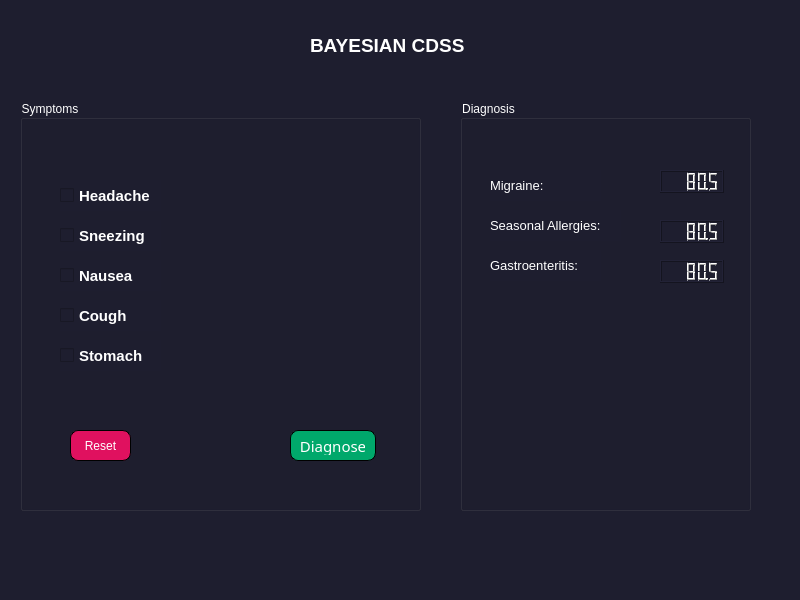
<?xml version="1.0" encoding="UTF-8"?>
<ui version="4.0">
 <class>MainWindow</class>
 <widget class="QMainWindow" name="MainWindow">
  <property name="geometry">
   <rect>
    <x>0</x>
    <y>0</y>
    <width>800</width>
    <height>600</height>
   </rect>
  </property>
  <property name="minimumSize">
   <size>
    <width>800</width>
    <height>600</height>
   </size>
  </property>
  <property name="maximumSize">
   <size>
    <width>800</width>
    <height>600</height>
   </size>
  </property>
  <property name="windowTitle">
   <string>Bayesian CDSS</string>
  </property>
  <property name="styleSheet">
   <string notr="true">color: rgb(255, 255, 255);
background-color: #1e1e2f;
</string>
  </property>
  <widget class="QWidget" name="centralwidget">
   <widget class="QGroupBox" name="groupBox">
    <property name="geometry">
     <rect>
      <x>20</x>
      <y>100</y>
      <width>401</width>
      <height>411</height>
     </rect>
    </property>
    <property name="title">
     <string>Symptoms</string>
    </property>
    <widget class="QCheckBox" name="Symptom1">
     <property name="geometry">
      <rect>
       <x>40</x>
       <y>80</y>
       <width>101</width>
       <height>31</height>
      </rect>
     </property>
     <property name="font">
      <font>
       <pointsize>11</pointsize>
       <weight>75</weight>
       <bold>true</bold>
      </font>
     </property>
     <property name="text">
      <string>Headache</string>
     </property>
    </widget>
    <widget class="QCheckBox" name="Symptom2">
     <property name="geometry">
      <rect>
       <x>40</x>
       <y>120</y>
       <width>101</width>
       <height>31</height>
      </rect>
     </property>
     <property name="font">
      <font>
       <pointsize>11</pointsize>
       <weight>75</weight>
       <bold>true</bold>
      </font>
     </property>
     <property name="text">
      <string>Sneezing</string>
     </property>
    </widget>
    <widget class="QCheckBox" name="Symptom3">
     <property name="geometry">
      <rect>
       <x>40</x>
       <y>160</y>
       <width>101</width>
       <height>31</height>
      </rect>
     </property>
     <property name="font">
      <font>
       <pointsize>11</pointsize>
       <weight>75</weight>
       <bold>true</bold>
      </font>
     </property>
     <property name="text">
      <string>Nausea</string>
     </property>
    </widget>
    <widget class="QCheckBox" name="Symptom4">
     <property name="geometry">
      <rect>
       <x>40</x>
       <y>200</y>
       <width>101</width>
       <height>31</height>
      </rect>
     </property>
     <property name="font">
      <font>
       <pointsize>11</pointsize>
       <weight>75</weight>
       <bold>true</bold>
      </font>
     </property>
     <property name="text">
      <string>Cough</string>
     </property>
    </widget>
    <widget class="QCheckBox" name="Symptom5">
     <property name="geometry">
      <rect>
       <x>40</x>
       <y>240</y>
       <width>101</width>
       <height>31</height>
      </rect>
     </property>
     <property name="font">
      <font>
       <pointsize>11</pointsize>
       <weight>75</weight>
       <bold>true</bold>
      </font>
     </property>
     <property name="text">
      <string>Stomach </string>
     </property>
    </widget>
    <widget class="QPushButton" name="Diagnose_button">
     <property name="geometry">
      <rect>
       <x>270</x>
       <y>330</y>
       <width>86</width>
       <height>31</height>
      </rect>
     </property>
     <property name="maximumSize">
      <size>
       <width>86</width>
       <height>16777215</height>
      </size>
     </property>
     <property name="font">
      <font>
       <family>Microsoft Tai Le</family>
       <pointsize>11</pointsize>
       <weight>50</weight>
       <bold>false</bold>
      </font>
     </property>
     <property name="styleSheet">
      <string notr="true">background-color: #00A86B;
      color: white;
      border: none;
      padding: 5px 10px;
     border: 1.2px ;
border-style: outset;
border-radius: 8px;</string>
     </property>
     <property name="text">
      <string>Diagnose</string>
     </property>
    </widget>
    <widget class="QPushButton" name="Reset_button">
     <property name="geometry">
      <rect>
       <x>50</x>
       <y>330</y>
       <width>61</width>
       <height>31</height>
      </rect>
     </property>
     <property name="font">
      <font>
       <pointsize>9</pointsize>
      </font>
     </property>
     <property name="styleSheet">
      <string notr="true">background-color: #E0115F;
    color: white;
    border: none;
    padding: 5px 10px;
     border: 1.2px ;
border-style: outset;
border-radius: 8px;</string>
     </property>
     <property name="text">
      <string>Reset</string>
     </property>
    </widget>
   </widget>
   <widget class="QGroupBox" name="groupBox_2">
    <property name="geometry">
     <rect>
      <x>460</x>
      <y>100</y>
      <width>291</width>
      <height>411</height>
     </rect>
    </property>
    <property name="title">
     <string>Diagnosis</string>
    </property>
    <widget class="QLabel" name="Diagnosis1">
     <property name="geometry">
      <rect>
       <x>30</x>
       <y>70</y>
       <width>111</width>
       <height>31</height>
      </rect>
     </property>
     <property name="font">
      <font>
       <pointsize>10</pointsize>
       <weight>50</weight>
       <bold>false</bold>
      </font>
     </property>
     <property name="text">
      <string>Migraine:</string>
     </property>
    </widget>
    <widget class="QLabel" name="Diagnosis2">
     <property name="geometry">
      <rect>
       <x>30</x>
       <y>110</y>
       <width>131</width>
       <height>31</height>
      </rect>
     </property>
     <property name="font">
      <font>
       <pointsize>10</pointsize>
       <weight>50</weight>
       <bold>false</bold>
      </font>
     </property>
     <property name="text">
      <string>Seasonal Allergies:</string>
     </property>
    </widget>
    <widget class="QLabel" name="Diagnosis3">
     <property name="geometry">
      <rect>
       <x>30</x>
       <y>150</y>
       <width>111</width>
       <height>31</height>
      </rect>
     </property>
     <property name="font">
      <font>
       <pointsize>10</pointsize>
       <weight>50</weight>
       <bold>false</bold>
      </font>
     </property>
     <property name="text">
      <string>Gastroenteritis:</string>
     </property>
    </widget>
    <widget class="QLCDNumber" name="prob1">
     <property name="geometry">
      <rect>
       <x>200</x>
       <y>70</y>
       <width>64</width>
       <height>23</height>
      </rect>
     </property>
     <property name="smallDecimalPoint">
      <bool>true</bool>
     </property>
     <property name="value" stdset="0">
      <double>80.500000000000000</double>
     </property>
    </widget>
    <widget class="QLCDNumber" name="prob2">
     <property name="geometry">
      <rect>
       <x>200</x>
       <y>120</y>
       <width>64</width>
       <height>23</height>
      </rect>
     </property>
     <property name="smallDecimalPoint">
      <bool>true</bool>
     </property>
     <property name="value" stdset="0">
      <double>80.500000000000000</double>
     </property>
    </widget>
    <widget class="QLCDNumber" name="prob3">
     <property name="geometry">
      <rect>
       <x>200</x>
       <y>160</y>
       <width>64</width>
       <height>23</height>
      </rect>
     </property>
     <property name="smallDecimalPoint">
      <bool>true</bool>
     </property>
     <property name="value" stdset="0">
      <double>80.500000000000000</double>
     </property>
    </widget>
   </widget>
   <widget class="QLabel" name="label">
    <property name="geometry">
     <rect>
      <x>310</x>
      <y>20</y>
      <width>181</width>
      <height>51</height>
     </rect>
    </property>
    <property name="font">
     <font>
      <pointsize>14</pointsize>
      <weight>75</weight>
      <bold>true</bold>
     </font>
    </property>
    <property name="text">
     <string>BAYESIAN CDSS</string>
    </property>
   </widget>
  </widget>
  <widget class="QMenuBar" name="menubar">
   <property name="geometry">
    <rect>
     <x>0</x>
     <y>0</y>
     <width>800</width>
     <height>21</height>
    </rect>
   </property>
  </widget>
  <widget class="QStatusBar" name="statusbar"/>
 </widget>
 <resources/>
 <connections/>
</ui>
